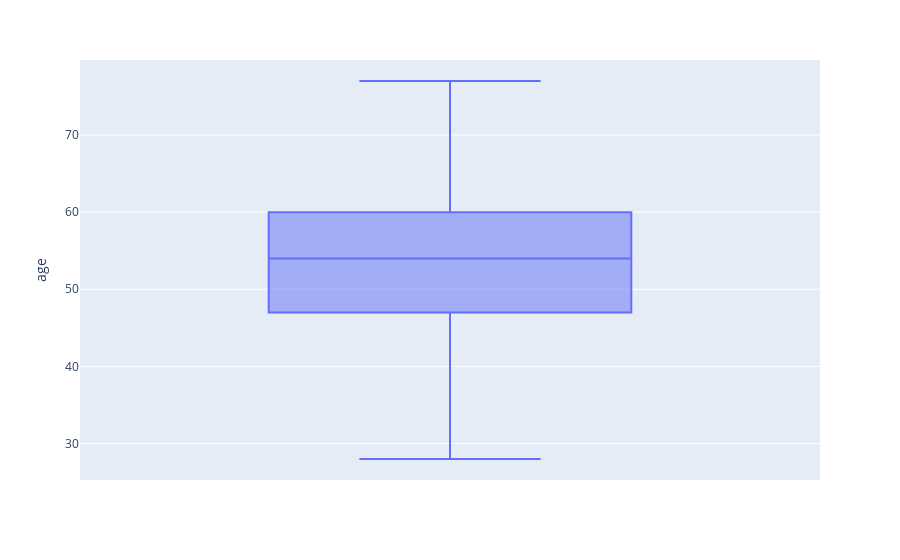
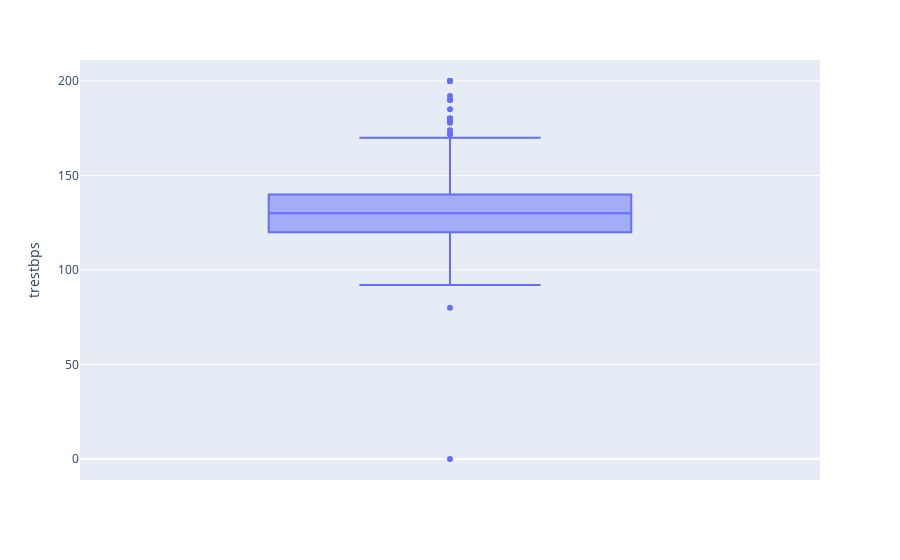
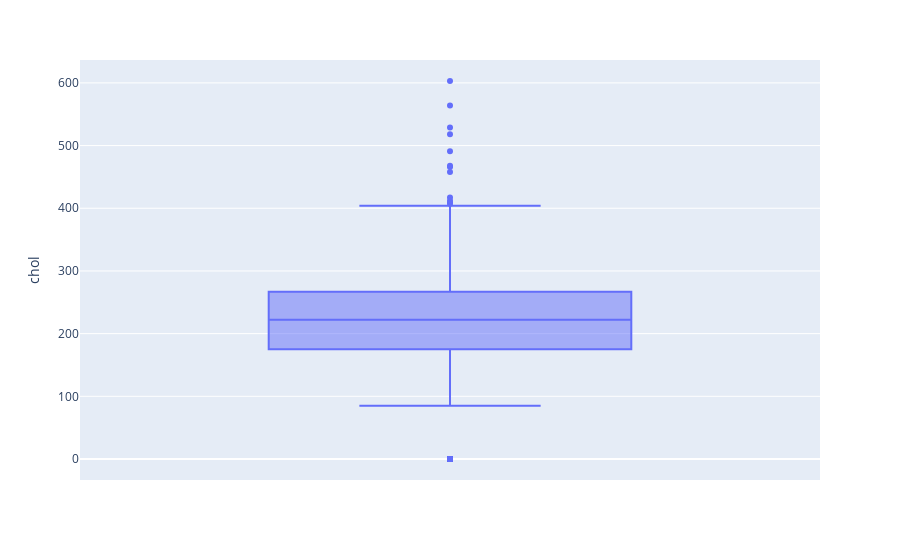
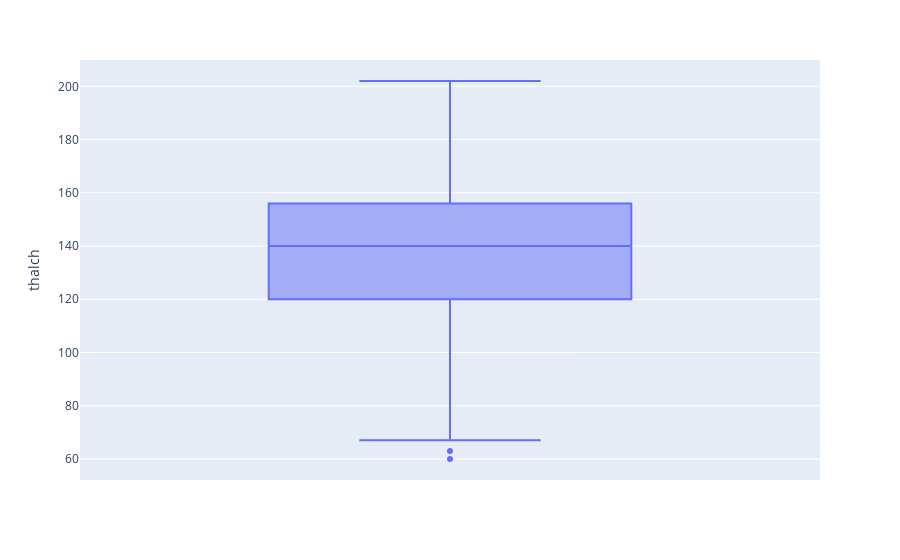

These figures' notebook cell, in order:
### Code cell
# here is to make the same plot using plotly for the numarical columns
fig = px.box(data_frame=df,y='age')
fig.show()
fig1 = px.box(data_frame=df,y='trestbps')
fig1.show()
fig2 = px.box(data_frame=df,y='chol')
fig2.show()
fig3 = px.box(data_frame=df,y='thalch')
fig3.show()
fig4 = px.box(data_frame=df,y='oldpeak')
fig4.show()

### Figure 1 — Plotly figure (JSON) as saved in the notebook; plotly's stock layout.template omitted (floating-point values rounded to 4 significant figures; data arrays with more than 128 entries replaced by an {"elided": "..."} marker saying what was removed)
{"data": [{"alignmentgroup": "True", "hovertemplate": "age=%{y}<extra></extra>", "legendgroup": "", "marker": {"color": "#636efa"}, "name": "", "notched": false, "offsetgroup": "", "orientation": "v", "showlegend": false, "type": "box", "x0": " ", "xaxis": "x", "y": {"elided": "920 int values"}, "y0": " ", "yaxis": "y"}], "layout": {"boxmode": "group", "legend": {"tracegroupgap": 0}, "margin": {"t": 60}, "xaxis": {"anchor": "y", "domain": [0, 1]}, "yaxis": {"anchor": "x", "domain": [0, 1], "title": {"text": "age"}}}}

### Figure 2 — Plotly figure (JSON) as saved in the notebook; plotly's stock layout.template omitted (floating-point values rounded to 4 significant figures; data arrays with more than 128 entries replaced by an {"elided": "..."} marker saying what was removed)
{"data": [{"alignmentgroup": "True", "hovertemplate": "trestbps=%{y}<extra></extra>", "legendgroup": "", "marker": {"color": "#636efa"}, "name": "", "notched": false, "offsetgroup": "", "orientation": "v", "showlegend": false, "type": "box", "x0": " ", "xaxis": "x", "y": {"elided": "920 float values"}, "y0": " ", "yaxis": "y"}], "layout": {"boxmode": "group", "legend": {"tracegroupgap": 0}, "margin": {"t": 60}, "xaxis": {"anchor": "y", "domain": [0, 1]}, "yaxis": {"anchor": "x", "domain": [0, 1], "title": {"text": "trestbps"}}}}

### Figure 3 — Plotly figure (JSON) as saved in the notebook; plotly's stock layout.template omitted (floating-point values rounded to 4 significant figures; data arrays with more than 128 entries replaced by an {"elided": "..."} marker saying what was removed)
{"data": [{"alignmentgroup": "True", "hovertemplate": "chol=%{y}<extra></extra>", "legendgroup": "", "marker": {"color": "#636efa"}, "name": "", "notched": false, "offsetgroup": "", "orientation": "v", "showlegend": false, "type": "box", "x0": " ", "xaxis": "x", "y": {"elided": "920 float values"}, "y0": " ", "yaxis": "y"}], "layout": {"boxmode": "group", "legend": {"tracegroupgap": 0}, "margin": {"t": 60}, "xaxis": {"anchor": "y", "domain": [0, 1]}, "yaxis": {"anchor": "x", "domain": [0, 1], "title": {"text": "chol"}}}}

### Figure 4 — Plotly figure (JSON) as saved in the notebook; plotly's stock layout.template omitted (floating-point values rounded to 4 significant figures; data arrays with more than 128 entries replaced by an {"elided": "..."} marker saying what was removed)
{"data": [{"alignmentgroup": "True", "hovertemplate": "thalch=%{y}<extra></extra>", "legendgroup": "", "marker": {"color": "#636efa"}, "name": "", "notched": false, "offsetgroup": "", "orientation": "v", "showlegend": false, "type": "box", "x0": " ", "xaxis": "x", "y": {"elided": "920 float values"}, "y0": " ", "yaxis": "y"}], "layout": {"boxmode": "group", "legend": {"tracegroupgap": 0}, "margin": {"t": 60}, "xaxis": {"anchor": "y", "domain": [0, 1]}, "yaxis": {"anchor": "x", "domain": [0, 1], "title": {"text": "thalch"}}}}
